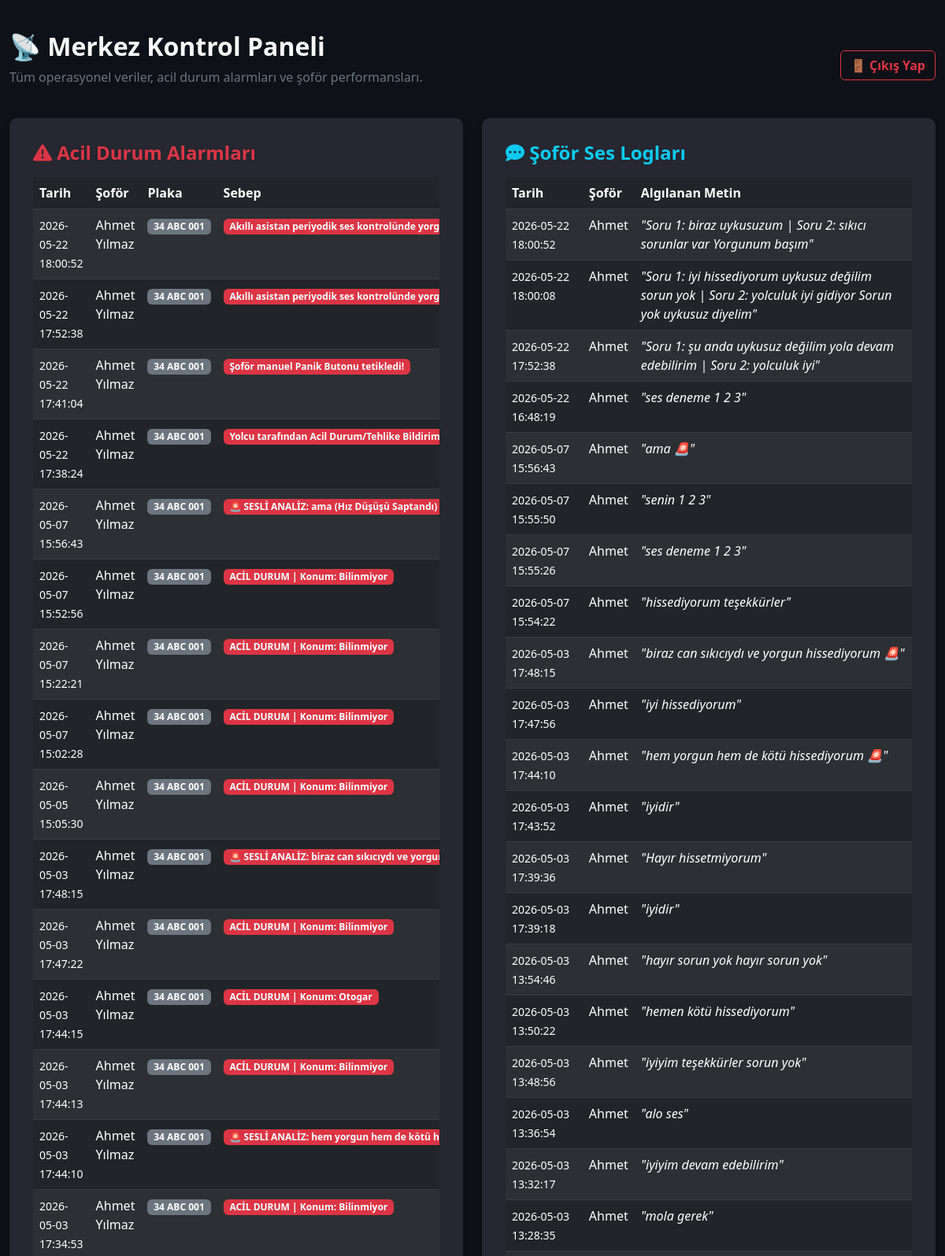
The page /admin (upper part) on the database its author committed.
### app/models.py (models this page shows, shortened)
class Alarm(db.Model):
    __tablename__ = 'alarmlar'
    alarm_id: Mapped[int] = mapped_column(primary_key=True, autoincrement=True)
    sofor_id: Mapped[int] = mapped_column(ForeignKey('soforler.id'), nullable=False)
    tarih_saat: Mapped[str] = mapped_column(String(50), nullable=False, default=lambda: datetime.now().strftime("%Y-%m-%d %H:%M:%S"))
    durum_bilgi: Mapped[Optional[str]] = mapped_column(Text)
    alarm_tipi: Mapped[str] = mapped_column(String(50), nullable=False)
    sofor: Mapped["Sofor"] = relationship(back_populates="alarmlar")

class Sofor(UserMixin, db.Model):
    __tablename__ = 'soforler'
    id: Mapped[int] = mapped_column(primary_key=True, autoincrement=True)
    ad: Mapped[str] = mapped_column(String(100), nullable=False)
    soyad: Mapped[str] = mapped_column(String(100), nullable=False)
    kullanici_adi: Mapped[str] = mapped_column(String(100), nullable=False, unique=True)
    arac_plaka: Mapped[str] = mapped_column(String(50), nullable=False, unique=True)
    sifre_hash: Mapped[str] = mapped_column(String(255), nullable=False)
    sifre_plain: Mapped[Optional[str]] = mapped_column(String(255))
    alarmlar: Mapped[List["Alarm"]] = relationship(back_populates="sofor")
    ses_loglari: Mapped[List["SesLog"]] = relationship(back_populates="sofor")
    vardiya_kayitlari: Mapped[List["VardiyaSesKaydi"]] = relationship(back_populates="sofor")
    yorumlar: Mapped[List["YolcuYorum"]] = relationship(back_populates="sofor")
    konum: Mapped[Optional["AracKonum"]] = relationship(back_populates="sofor", uselist=False)

class SesLog(db.Model):
    __tablename__ = 'ses_loglari'
    log_id: Mapped[int] = mapped_column(primary_key=True, autoincrement=True)
    sofor_id: Mapped[int] = mapped_column(ForeignKey('soforler.id'), nullable=False)
    tarih_saat: Mapped[str] = mapped_column(String(50), nullable=False, default=lambda: datetime.now().strftime("%Y-%m-%d %H:%M:%S"))
    metin: Mapped[str] = mapped_column(Text, nullable=False)
    sofor: Mapped["Sofor"] = relationship(back_populates="ses_loglari")

### app/admin/routes.py (the view)
@bp.route('/admin')
def admin_panel():
    alarmlar = db.session.scalars(db.select(Alarm).order_by(Alarm.alarm_id.desc())).all()
    loglar = db.session.scalars(db.select(SesLog).order_by(SesLog.log_id.desc())).all()
    yorumlar = db.session.scalars(db.select(YolcuYorum).order_by(YolcuYorum.id.desc())).all()
    vardiya_kayitlari = db.session.scalars(db.select(VardiyaSesKaydi).order_by(VardiyaSesKaydi.id.desc())).all()
    return render_template('admin.html', title='Merkez Yönetim', alarmlar=alarmlar, loglar=loglar, yorumlar=yorumlar, vardiya_kayitlari=vardiya_kayitlari)

### app/templates/admin.html (shortened to what this page needs)
{% extends "base.html" %}
{% block content %}
<div class="row align-items-center mb-4 mt-3">
    <div class="col-md-9">
        <h2 class="fw-bold text-light">📡 Merkez Kontrol Paneli</h2>
        <p class="text-secondary">Tüm operasyonel veriler, acil durum alarmları ve şoför performansları.</p>
    </div>
    <div class="col-md-3 text-end">
        <a href="{{ url_for('auth.logout') }}" class="btn btn-outline-danger fw-bold">🚪 Çıkış Yap</a>
    </div>
</div>
<div class="row">
    <div class="col-md-6 mb-4">
        <div class="streamlit-container h-100 mt-0">
            <h4 class="text-danger fw-bold mb-3"><i class="fa-solid fa-triangle-exclamation"></i> Acil Durum Alarmları</h4>
            <div class="table-responsive">
                <table class="table table-dark table-hover table-striped">
                    <thead>
                        <tr>
                            <th>Tarih</th>
                            <th>Şoför</th>
                            <th>Plaka</th>
                            <th>Sebep</th>
                        </tr>
                    </thead>
                    <tbody>
                        {% for a in alarmlar %}
                        <tr>
                            <td><small>{{ a.tarih_saat }}</small></td>
                            <td>{{ a.sofor.ad }} {{ a.sofor.soyad }}</td>
                            <td><span class="badge bg-secondary">{{ a.sofor.arac_plaka }}</span></td>
                            <td><span class="badge bg-danger">{{ a.durum_bilgi }}</span></td>
                        </tr>
                        {% else %}
                        <tr><td colspan="4" class="text-center text-muted">Kayıtlı alarm bulunmuyor.</td></tr>
                        {% endfor %}
                    </tbody>
                </table>
            </div>
        </div>
    </div>
    <div class="col-md-6 mb-4">
        <div class="streamlit-container h-100 mt-0">
            <h4 class="text-info fw-bold mb-3"><i class="fa-solid fa-comment-dots"></i> Şoför Ses Logları</h4>
            <div class="table-responsive">
                <table class="table table-dark table-hover table-striped">
                    <thead>
                        <tr>
                            <th>Tarih</th>
                            <th>Şoför</th>
                            <th>Algılanan Metin</th>
                        </tr>
                    </thead>
                    <tbody>
                        {% for l in loglar %}
                        <tr>
                            <td><small>{{ l.tarih_saat }}</small></td>
                            <td>{{ l.sofor.ad }}</td>
                            <td><i>"{{ l.metin }}"</i></td>
                        </tr>
                        {% else %}
                        <tr><td colspan="3" class="text-center text-muted">Ses logu bulunmuyor.</td></tr>
                        {% endfor %}
                    </tbody>
                </table>
            </div>
        </div>
    </div>
</div>
                {% set grouped_yorumlar = yorumlar | groupby('sofor_id') %}
{% endblock %}

### app/templates/base.html (shortened to what this page needs)
<!DOCTYPE html>
<html lang="tr" data-bs-theme="dark">
<head>
    <link href="https://cdn.jsdelivr.net/npm/bootstrap@5.3.0/dist/css/bootstrap.min.css" rel="stylesheet">
    <link rel="stylesheet" href="https://cdnjs.cloudflare.com/ajax/libs/font-awesome/6.4.0/css/all.min.css">
</head>
<body>
    <div class="container-fluid py-4">
        {% block content %}{% endblock %}
    </div>
</body>
</html>

### app/templates/base.html (style rules this page uses)
body { background-color: #0e1117; color: #fafafa; font-family: 'Segoe UI', Tahoma, Geneva, Verdana, sans-serif; }
.streamlit-container { max-width: 900px; margin: 40px auto; padding: 30px; background-color: #262730; border-radius: 10px; box-shadow: 0 4px 6px rgba(0,0,0,0.3); }

### rows shown on the page
Alarm: tarih_saat "2026-05-22 18:00:52", sofor.ad "Ahmet", sofor.soyad "Yılmaz", sofor.arac_plaka "34 ABC 001", durum_bilgi "Akıllı asistan periyodik ses kontrolünde…"
Alarm: tarih_saat "2026-05-22 17:52:38", sofor.ad "Ahmet", sofor.soyad "Yılmaz", sofor.arac_plaka "34 ABC 001", durum_bilgi "Akıllı asistan periyodik ses kontrolünde…"
Alarm: tarih_saat "2026-05-22 17:41:04", sofor.ad "Ahmet", sofor.soyad "Yılmaz", sofor.arac_plaka "34 ABC 001", durum_bilgi "Şoför manuel Panik Butonu tetikledi!"
Alarm: tarih_saat "2026-05-22 17:38:24", sofor.ad "Ahmet", sofor.soyad "Yılmaz", sofor.arac_plaka "34 ABC 001", durum_bilgi "Yolcu tarafından Acil Durum/Tehlike…"
Alarm: tarih_saat "2026-05-07 15:56:43", sofor.ad "Ahmet", sofor.soyad "Yılmaz", sofor.arac_plaka "34 ABC 001", durum_bilgi "🚨 SESLİ ANALİZ: ama (Hız Düşüşü Saptandı)"
Alarm: tarih_saat "2026-05-07 15:52:56", sofor.ad "Ahmet", sofor.soyad "Yılmaz", sofor.arac_plaka "34 ABC 001", durum_bilgi "ACİL DURUM | Konum: Bilinmiyor"
Alarm: tarih_saat "2026-05-07 15:22:21", sofor.ad "Ahmet", sofor.soyad "Yılmaz", sofor.arac_plaka "34 ABC 001", durum_bilgi "ACİL DURUM | Konum: Bilinmiyor"
Alarm: tarih_saat "2026-05-07 15:02:28", sofor.ad "Ahmet", sofor.soyad "Yılmaz", sofor.arac_plaka "34 ABC 001", durum_bilgi "ACİL DURUM | Konum: Bilinmiyor"
Alarm: tarih_saat "2026-05-05 15:05:30", sofor.ad "Ahmet", sofor.soyad "Yılmaz", sofor.arac_plaka "34 ABC 001", durum_bilgi "ACİL DURUM | Konum: Bilinmiyor"
Alarm: tarih_saat "2026-05-03 17:48:15", sofor.ad "Ahmet", sofor.soyad "Yılmaz", sofor.arac_plaka "34 ABC 001", durum_bilgi "🚨 SESLİ ANALİZ: biraz can sıkıcıydı ve…"
Alarm: tarih_saat "2026-05-03 17:47:22", sofor.ad "Ahmet", sofor.soyad "Yılmaz", sofor.arac_plaka "34 ABC 001", durum_bilgi "ACİL DURUM | Konum: Bilinmiyor"
Alarm: tarih_saat "2026-05-03 17:44:15", sofor.ad "Ahmet", sofor.soyad "Yılmaz", sofor.arac_plaka "34 ABC 001", durum_bilgi "ACİL DURUM | Konum: Otogar"
Alarm: tarih_saat "2026-05-03 17:44:13", sofor.ad "Ahmet", sofor.soyad "Yılmaz", sofor.arac_plaka "34 ABC 001", durum_bilgi "ACİL DURUM | Konum: Bilinmiyor"
Alarm: tarih_saat "2026-05-03 17:44:10", sofor.ad "Ahmet", sofor.soyad "Yılmaz", sofor.arac_plaka "34 ABC 001", durum_bilgi "🚨 SESLİ ANALİZ: hem yorgun hem de kötü…"
Alarm: tarih_saat "2026-05-03 17:34:53", sofor.ad "Ahmet", sofor.soyad "Yılmaz", sofor.arac_plaka "34 ABC 001", durum_bilgi "ACİL DURUM | Konum: Bilinmiyor"
SesLog: tarih_saat "2026-05-22 18:00:52", sofor.ad "Ahmet", metin "Soru 1: biraz uykusuzum | Soru 2: sıkıcı sorunlar var Yorgunum başım"
SesLog: tarih_saat "2026-05-22 18:00:08", sofor.ad "Ahmet", metin "Soru 1: iyi hissediyorum uykusuz değilim sorun yok | Soru 2: yolculuk iyi gidiyor Sorun yok uykusuz diyelim"
SesLog: tarih_saat "2026-05-22 17:52:38", sofor.ad "Ahmet", metin "Soru 1: şu anda uykusuz değilim yola devam edebilirim | Soru 2: yolculuk iyi"
SesLog: tarih_saat "2026-05-22 16:48:19", sofor.ad "Ahmet", metin "ses deneme 1 2 3"
SesLog: tarih_saat "2026-05-07 15:56:43", sofor.ad "Ahmet", metin "ama 🚨"
SesLog: tarih_saat "2026-05-07 15:55:50", sofor.ad "Ahmet", metin "senin 1 2 3"
SesLog: tarih_saat "2026-05-07 15:55:26", sofor.ad "Ahmet", metin "ses deneme 1 2 3"
SesLog: tarih_saat "2026-05-07 15:54:22", sofor.ad "Ahmet", metin "hissediyorum teşekkürler"
SesLog: tarih_saat "2026-05-03 17:48:15", sofor.ad "Ahmet", metin "biraz can sıkıcıydı ve yorgun hissediyorum 🚨"
SesLog: tarih_saat "2026-05-03 17:47:56", sofor.ad "Ahmet", metin "iyi hissediyorum"
SesLog: tarih_saat "2026-05-03 17:44:10", sofor.ad "Ahmet", metin "hem yorgun hem de kötü hissediyorum 🚨"
SesLog: tarih_saat "2026-05-03 17:43:52", sofor.ad "Ahmet", metin "iyidir"
SesLog: tarih_saat "2026-05-03 17:39:36", sofor.ad "Ahmet", metin "Hayır hissetmiyorum"
SesLog: tarih_saat "2026-05-03 17:39:18", sofor.ad "Ahmet", metin "iyidir"
SesLog: tarih_saat "2026-05-03 13:54:46", sofor.ad "Ahmet", metin "hayır sorun yok hayır sorun yok"
SesLog: tarih_saat "2026-05-03 13:50:22", sofor.ad "Ahmet", metin "hemen kötü hissediyorum"
SesLog: tarih_saat "2026-05-03 13:48:56", sofor.ad "Ahmet", metin "i̇yiyim teşekkürler sorun yok"
SesLog: tarih_saat "2026-05-03 13:36:54", sofor.ad "Ahmet", metin "alo ses"
SesLog: tarih_saat "2026-05-03 13:32:17", sofor.ad "Ahmet", metin "iyiyim devam edebilirim"
SesLog: tarih_saat "2026-05-03 13:28:35", sofor.ad "Ahmet", metin "mola gerek"
